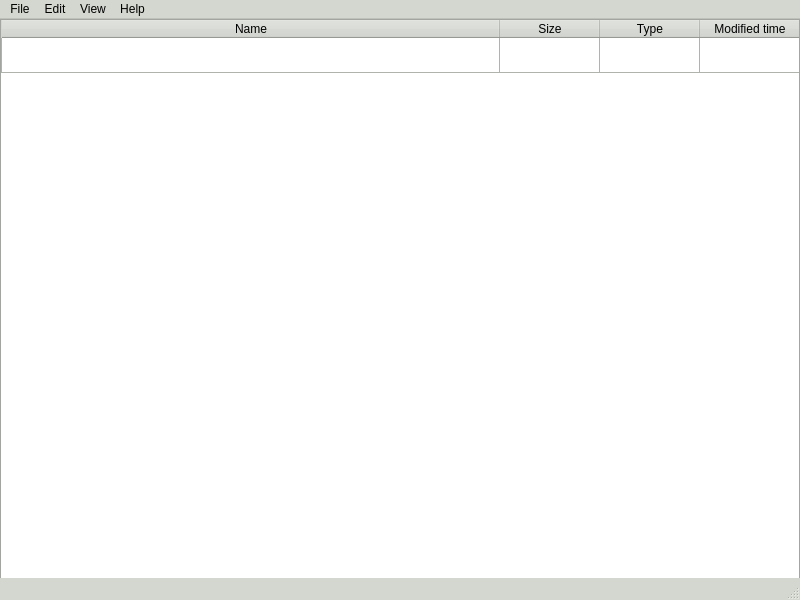
<?xml version="1.0" encoding="UTF-8"?>
<ui version="4.0">
 <class>MainWindow</class>
 <widget class="QMainWindow" name="MainWindow">
  <property name="geometry">
   <rect>
    <x>0</x>
    <y>0</y>
    <width>800</width>
    <height>600</height>
   </rect>
  </property>
  <property name="palette">
   <palette>
    <active>
     <colorrole role="WindowText">
      <brush brushstyle="SolidPattern">
       <color alpha="255">
        <red>0</red>
        <green>0</green>
        <blue>0</blue>
       </color>
      </brush>
     </colorrole>
     <colorrole role="Button">
      <brush brushstyle="SolidPattern">
       <color alpha="255">
        <red>211</red>
        <green>215</green>
        <blue>207</blue>
       </color>
      </brush>
     </colorrole>
     <colorrole role="Light">
      <brush brushstyle="SolidPattern">
       <color alpha="255">
        <red>255</red>
        <green>255</green>
        <blue>255</blue>
       </color>
      </brush>
     </colorrole>
     <colorrole role="Midlight">
      <brush brushstyle="SolidPattern">
       <color alpha="255">
        <red>233</red>
        <green>235</green>
        <blue>231</blue>
       </color>
      </brush>
     </colorrole>
     <colorrole role="Dark">
      <brush brushstyle="SolidPattern">
       <color alpha="255">
        <red>105</red>
        <green>107</green>
        <blue>103</blue>
       </color>
      </brush>
     </colorrole>
     <colorrole role="Mid">
      <brush brushstyle="SolidPattern">
       <color alpha="255">
        <red>141</red>
        <green>143</green>
        <blue>138</blue>
       </color>
      </brush>
     </colorrole>
     <colorrole role="Text">
      <brush brushstyle="SolidPattern">
       <color alpha="255">
        <red>0</red>
        <green>0</green>
        <blue>0</blue>
       </color>
      </brush>
     </colorrole>
     <colorrole role="BrightText">
      <brush brushstyle="SolidPattern">
       <color alpha="255">
        <red>255</red>
        <green>255</green>
        <blue>255</blue>
       </color>
      </brush>
     </colorrole>
     <colorrole role="ButtonText">
      <brush brushstyle="SolidPattern">
       <color alpha="255">
        <red>0</red>
        <green>0</green>
        <blue>0</blue>
       </color>
      </brush>
     </colorrole>
     <colorrole role="Base">
      <brush brushstyle="SolidPattern">
       <color alpha="255">
        <red>255</red>
        <green>255</green>
        <blue>255</blue>
       </color>
      </brush>
     </colorrole>
     <colorrole role="Window">
      <brush brushstyle="SolidPattern">
       <color alpha="255">
        <red>211</red>
        <green>215</green>
        <blue>207</blue>
       </color>
      </brush>
     </colorrole>
     <colorrole role="Shadow">
      <brush brushstyle="SolidPattern">
       <color alpha="255">
        <red>0</red>
        <green>0</green>
        <blue>0</blue>
       </color>
      </brush>
     </colorrole>
     <colorrole role="AlternateBase">
      <brush brushstyle="SolidPattern">
       <color alpha="255">
        <red>233</red>
        <green>235</green>
        <blue>231</blue>
       </color>
      </brush>
     </colorrole>
     <colorrole role="ToolTipBase">
      <brush brushstyle="SolidPattern">
       <color alpha="255">
        <red>255</red>
        <green>255</green>
        <blue>220</blue>
       </color>
      </brush>
     </colorrole>
     <colorrole role="ToolTipText">
      <brush brushstyle="SolidPattern">
       <color alpha="255">
        <red>0</red>
        <green>0</green>
        <blue>0</blue>
       </color>
      </brush>
     </colorrole>
     <colorrole role="PlaceholderText">
      <brush brushstyle="SolidPattern">
       <color alpha="128">
        <red>0</red>
        <green>0</green>
        <blue>0</blue>
       </color>
      </brush>
     </colorrole>
    </active>
    <inactive>
     <colorrole role="WindowText">
      <brush brushstyle="SolidPattern">
       <color alpha="255">
        <red>0</red>
        <green>0</green>
        <blue>0</blue>
       </color>
      </brush>
     </colorrole>
     <colorrole role="Button">
      <brush brushstyle="SolidPattern">
       <color alpha="255">
        <red>211</red>
        <green>215</green>
        <blue>207</blue>
       </color>
      </brush>
     </colorrole>
     <colorrole role="Light">
      <brush brushstyle="SolidPattern">
       <color alpha="255">
        <red>255</red>
        <green>255</green>
        <blue>255</blue>
       </color>
      </brush>
     </colorrole>
     <colorrole role="Midlight">
      <brush brushstyle="SolidPattern">
       <color alpha="255">
        <red>233</red>
        <green>235</green>
        <blue>231</blue>
       </color>
      </brush>
     </colorrole>
     <colorrole role="Dark">
      <brush brushstyle="SolidPattern">
       <color alpha="255">
        <red>105</red>
        <green>107</green>
        <blue>103</blue>
       </color>
      </brush>
     </colorrole>
     <colorrole role="Mid">
      <brush brushstyle="SolidPattern">
       <color alpha="255">
        <red>141</red>
        <green>143</green>
        <blue>138</blue>
       </color>
      </brush>
     </colorrole>
     <colorrole role="Text">
      <brush brushstyle="SolidPattern">
       <color alpha="255">
        <red>0</red>
        <green>0</green>
        <blue>0</blue>
       </color>
      </brush>
     </colorrole>
     <colorrole role="BrightText">
      <brush brushstyle="SolidPattern">
       <color alpha="255">
        <red>255</red>
        <green>255</green>
        <blue>255</blue>
       </color>
      </brush>
     </colorrole>
     <colorrole role="ButtonText">
      <brush brushstyle="SolidPattern">
       <color alpha="255">
        <red>0</red>
        <green>0</green>
        <blue>0</blue>
       </color>
      </brush>
     </colorrole>
     <colorrole role="Base">
      <brush brushstyle="SolidPattern">
       <color alpha="255">
        <red>255</red>
        <green>255</green>
        <blue>255</blue>
       </color>
      </brush>
     </colorrole>
     <colorrole role="Window">
      <brush brushstyle="SolidPattern">
       <color alpha="255">
        <red>211</red>
        <green>215</green>
        <blue>207</blue>
       </color>
      </brush>
     </colorrole>
     <colorrole role="Shadow">
      <brush brushstyle="SolidPattern">
       <color alpha="255">
        <red>0</red>
        <green>0</green>
        <blue>0</blue>
       </color>
      </brush>
     </colorrole>
     <colorrole role="AlternateBase">
      <brush brushstyle="SolidPattern">
       <color alpha="255">
        <red>233</red>
        <green>235</green>
        <blue>231</blue>
       </color>
      </brush>
     </colorrole>
     <colorrole role="ToolTipBase">
      <brush brushstyle="SolidPattern">
       <color alpha="255">
        <red>255</red>
        <green>255</green>
        <blue>220</blue>
       </color>
      </brush>
     </colorrole>
     <colorrole role="ToolTipText">
      <brush brushstyle="SolidPattern">
       <color alpha="255">
        <red>0</red>
        <green>0</green>
        <blue>0</blue>
       </color>
      </brush>
     </colorrole>
     <colorrole role="PlaceholderText">
      <brush brushstyle="SolidPattern">
       <color alpha="128">
        <red>0</red>
        <green>0</green>
        <blue>0</blue>
       </color>
      </brush>
     </colorrole>
    </inactive>
    <disabled>
     <colorrole role="WindowText">
      <brush brushstyle="SolidPattern">
       <color alpha="255">
        <red>105</red>
        <green>107</green>
        <blue>103</blue>
       </color>
      </brush>
     </colorrole>
     <colorrole role="Button">
      <brush brushstyle="SolidPattern">
       <color alpha="255">
        <red>211</red>
        <green>215</green>
        <blue>207</blue>
       </color>
      </brush>
     </colorrole>
     <colorrole role="Light">
      <brush brushstyle="SolidPattern">
       <color alpha="255">
        <red>255</red>
        <green>255</green>
        <blue>255</blue>
       </color>
      </brush>
     </colorrole>
     <colorrole role="Midlight">
      <brush brushstyle="SolidPattern">
       <color alpha="255">
        <red>233</red>
        <green>235</green>
        <blue>231</blue>
       </color>
      </brush>
     </colorrole>
     <colorrole role="Dark">
      <brush brushstyle="SolidPattern">
       <color alpha="255">
        <red>105</red>
        <green>107</green>
        <blue>103</blue>
       </color>
      </brush>
     </colorrole>
     <colorrole role="Mid">
      <brush brushstyle="SolidPattern">
       <color alpha="255">
        <red>141</red>
        <green>143</green>
        <blue>138</blue>
       </color>
      </brush>
     </colorrole>
     <colorrole role="Text">
      <brush brushstyle="SolidPattern">
       <color alpha="255">
        <red>105</red>
        <green>107</green>
        <blue>103</blue>
       </color>
      </brush>
     </colorrole>
     <colorrole role="BrightText">
      <brush brushstyle="SolidPattern">
       <color alpha="255">
        <red>255</red>
        <green>255</green>
        <blue>255</blue>
       </color>
      </brush>
     </colorrole>
     <colorrole role="ButtonText">
      <brush brushstyle="SolidPattern">
       <color alpha="255">
        <red>105</red>
        <green>107</green>
        <blue>103</blue>
       </color>
      </brush>
     </colorrole>
     <colorrole role="Base">
      <brush brushstyle="SolidPattern">
       <color alpha="255">
        <red>211</red>
        <green>215</green>
        <blue>207</blue>
       </color>
      </brush>
     </colorrole>
     <colorrole role="Window">
      <brush brushstyle="SolidPattern">
       <color alpha="255">
        <red>211</red>
        <green>215</green>
        <blue>207</blue>
       </color>
      </brush>
     </colorrole>
     <colorrole role="Shadow">
      <brush brushstyle="SolidPattern">
       <color alpha="255">
        <red>0</red>
        <green>0</green>
        <blue>0</blue>
       </color>
      </brush>
     </colorrole>
     <colorrole role="AlternateBase">
      <brush brushstyle="SolidPattern">
       <color alpha="255">
        <red>211</red>
        <green>215</green>
        <blue>207</blue>
       </color>
      </brush>
     </colorrole>
     <colorrole role="ToolTipBase">
      <brush brushstyle="SolidPattern">
       <color alpha="255">
        <red>255</red>
        <green>255</green>
        <blue>220</blue>
       </color>
      </brush>
     </colorrole>
     <colorrole role="ToolTipText">
      <brush brushstyle="SolidPattern">
       <color alpha="255">
        <red>0</red>
        <green>0</green>
        <blue>0</blue>
       </color>
      </brush>
     </colorrole>
     <colorrole role="PlaceholderText">
      <brush brushstyle="SolidPattern">
       <color alpha="128">
        <red>0</red>
        <green>0</green>
        <blue>0</blue>
       </color>
      </brush>
     </colorrole>
    </disabled>
   </palette>
  </property>
  <property name="windowTitle">
   <string>File Manager</string>
  </property>
  <widget class="QWidget" name="centralwidget">
   <widget class="QTableWidget" name="tableWidget">
    <property name="geometry">
     <rect>
      <x>0</x>
      <y>0</y>
      <width>800</width>
      <height>600</height>
     </rect>
    </property>
    <property name="mouseTracking">
     <bool>false</bool>
    </property>
    <property name="layoutDirection">
     <enum>Qt::RightToLeft</enum>
    </property>
    <property name="editTriggers">
     <set>QAbstractItemView::AnyKeyPressed|QAbstractItemView::DoubleClicked|QAbstractItemView::SelectedClicked</set>
    </property>
    <property name="sortingEnabled">
     <bool>true</bool>
    </property>
    <attribute name="horizontalHeaderVisible">
     <bool>true</bool>
    </attribute>
    <attribute name="horizontalHeaderCascadingSectionResizes">
     <bool>true</bool>
    </attribute>
    <attribute name="horizontalHeaderMinimumSectionSize">
     <number>60</number>
    </attribute>
    <attribute name="horizontalHeaderHighlightSections">
     <bool>true</bool>
    </attribute>
    <attribute name="horizontalHeaderShowSortIndicator" stdset="0">
     <bool>true</bool>
    </attribute>
    <attribute name="horizontalHeaderStretchLastSection">
     <bool>true</bool>
    </attribute>
    <attribute name="verticalHeaderVisible">
     <bool>false</bool>
    </attribute>
    <attribute name="verticalHeaderCascadingSectionResizes">
     <bool>false</bool>
    </attribute>
    <attribute name="verticalHeaderMinimumSectionSize">
     <number>21</number>
    </attribute>
    <attribute name="verticalHeaderDefaultSectionSize">
     <number>35</number>
    </attribute>
    <attribute name="verticalHeaderShowSortIndicator" stdset="0">
     <bool>false</bool>
    </attribute>
    <attribute name="verticalHeaderStretchLastSection">
     <bool>false</bool>
    </attribute>
    <row>
     <property name="text">
      <string>New Row</string>
     </property>
    </row>
    <column>
     <property name="text">
      <string>Modified time</string>
     </property>
    </column>
    <column>
     <property name="text">
      <string>Type</string>
     </property>
    </column>
    <column>
     <property name="text">
      <string>Size</string>
     </property>
    </column>
    <column>
     <property name="text">
      <string>Name</string>
     </property>
    </column>
   </widget>
  </widget>
  <widget class="QMenuBar" name="menubar">
   <property name="geometry">
    <rect>
     <x>0</x>
     <y>0</y>
     <width>800</width>
     <height>22</height>
    </rect>
   </property>
   <widget class="QMenu" name="menuFile">
    <property name="title">
     <string>File</string>
    </property>
    <addaction name="actionOpen"/>
    <addaction name="actionCreate_file"/>
    <addaction name="actionCreate_folder"/>
    <addaction name="actionQuit"/>
   </widget>
   <widget class="QMenu" name="menuEdit">
    <property name="title">
     <string>Edit</string>
    </property>
    <addaction name="actionCut"/>
    <addaction name="actionCopy"/>
    <addaction name="actionPaste"/>
    <addaction name="actionMove"/>
    <addaction name="actionRename"/>
    <addaction name="actionDelete"/>
   </widget>
   <widget class="QMenu" name="menuView">
    <property name="title">
     <string>View</string>
    </property>
    <addaction name="actionMinimize"/>
    <addaction name="actionNormal_Window"/>
    <addaction name="actionFullscreen"/>
   </widget>
   <widget class="QMenu" name="menuHelp">
    <property name="title">
     <string>Help</string>
    </property>
    <addaction name="actionAbout"/>
   </widget>
   <addaction name="menuFile"/>
   <addaction name="menuEdit"/>
   <addaction name="menuView"/>
   <addaction name="menuHelp"/>
  </widget>
  <widget class="QStatusBar" name="statusbar"/>
  <action name="actionCreate_file">
   <property name="text">
    <string>Create file</string>
   </property>
  </action>
  <action name="actionOpen">
   <property name="text">
    <string>Open</string>
   </property>
  </action>
  <action name="actionCreate_folder">
   <property name="text">
    <string>Create folder</string>
   </property>
  </action>
  <action name="actionSave_as">
   <property name="text">
    <string>Save as ... </string>
   </property>
  </action>
  <action name="actionQuit">
   <property name="text">
    <string>Quit</string>
   </property>
  </action>
  <action name="actionUndo">
   <property name="text">
    <string>Undo</string>
   </property>
  </action>
  <action name="actionRedo">
   <property name="text">
    <string>Redo</string>
   </property>
  </action>
  <action name="actionCut">
   <property name="text">
    <string>Cut</string>
   </property>
  </action>
  <action name="actionCopy">
   <property name="text">
    <string>Copy </string>
   </property>
  </action>
  <action name="actionPaste">
   <property name="text">
    <string>Paste </string>
   </property>
  </action>
  <action name="actionMinimize">
   <property name="text">
    <string>Minimize</string>
   </property>
  </action>
  <action name="actionNormal_Window">
   <property name="text">
    <string>Normal Window</string>
   </property>
  </action>
  <action name="actionFullscreen">
   <property name="text">
    <string>Fullscreen</string>
   </property>
  </action>
  <action name="actionSelect_Font">
   <property name="text">
    <string>Select Font</string>
   </property>
  </action>
  <action name="actionUnderline_Ctrl_U">
   <property name="text">
    <string>Underline</string>
   </property>
  </action>
  <action name="actionAbout">
   <property name="text">
    <string>About</string>
   </property>
  </action>
  <action name="actionBond_Ctrl_B">
   <property name="text">
    <string>Bold</string>
   </property>
  </action>
  <action name="actionStrice">
   <property name="text">
    <string>Strike</string>
   </property>
  </action>
  <action name="actionItalic_Ctrl_I">
   <property name="text">
    <string>Italic</string>
   </property>
  </action>
  <action name="actionMove">
   <property name="text">
    <string>Move</string>
   </property>
  </action>
  <action name="actionRename">
   <property name="text">
    <string>Rename</string>
   </property>
  </action>
  <action name="actionDelete">
   <property name="text">
    <string>Delete</string>
   </property>
  </action>
 </widget>
 <resources/>
 <connections/>
</ui>
